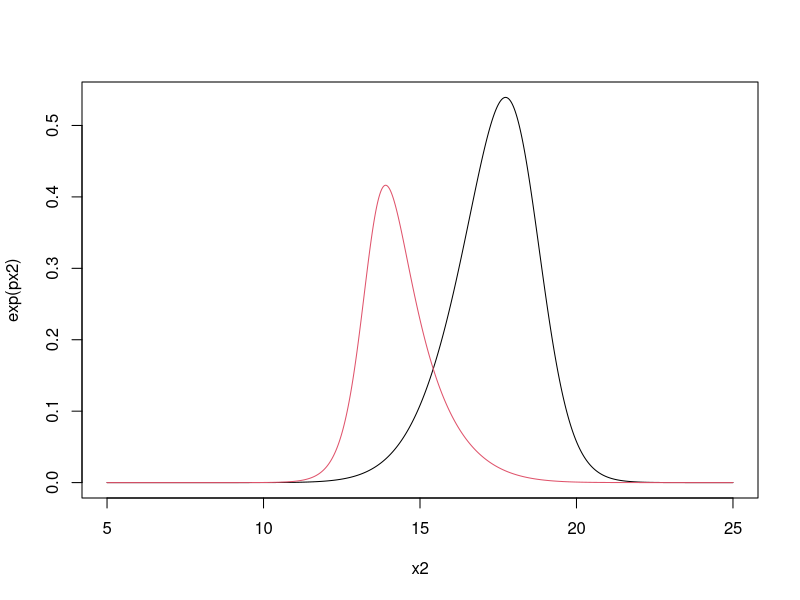

Source code (R):
## ---- chunk 1
x2=seq(5,25,by=0.001)
mu=16.11
y2 <- c(18.2,16.2,21.3)

tau=1.82
px2=-(x2-mu)^2/(2*tau^2)-3/2*log(1+3*(x2-mean(y2))^2/(2*var(y2))) 
plot(x2,exp(px2),type = 'l')
y4 <- c(12.1,13.2,15.2)
x4=seq(5,25,by=0.001) 
px4=-(x4-mu)^2/(2*tau^2)-3/2*log(1+3*(x4-mean(y4))^2/(2*var(y4))) 
lines(x4,exp(px4),col=2)
mean(px4)
mean(exp(px4))
x4[mean(exp(px4))]

